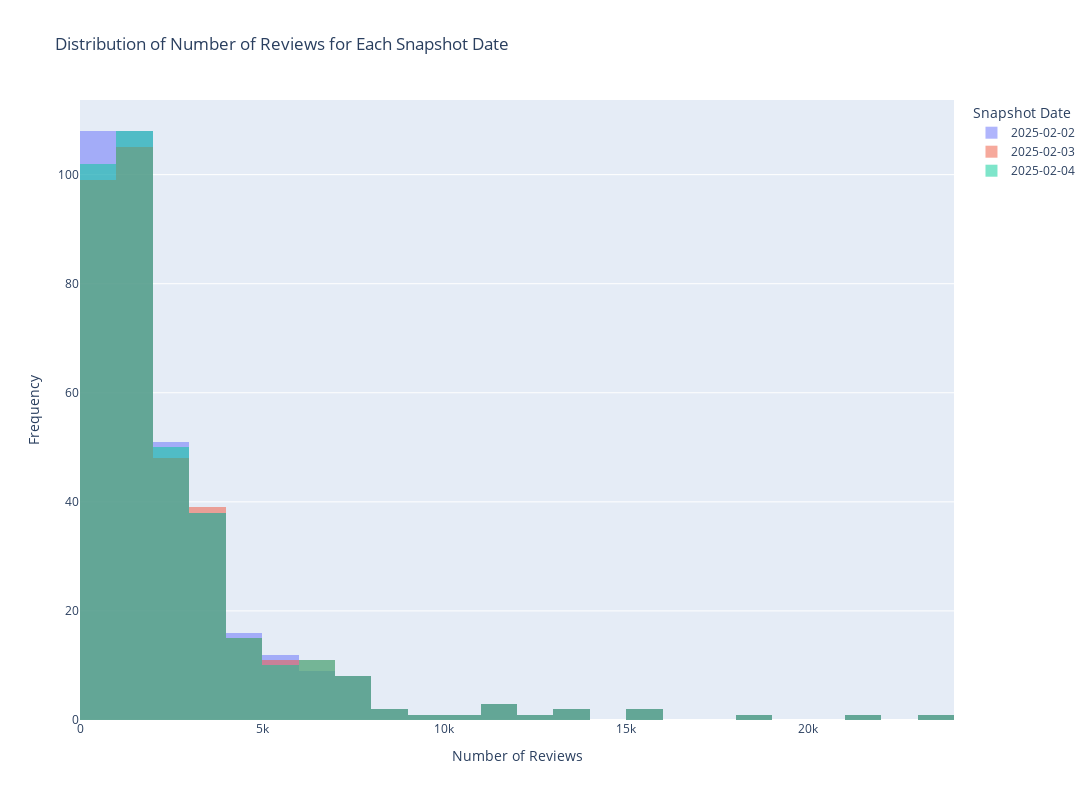

Source (notebook cell):
### Code cell
import plotly.graph_objects as go

fig = go.Figure()

for date in snapshot_dates:
    data = number_of_reviews[number_of_reviews['snapshot_date'] == date]['number_of_reviews'].dropna()
    fig.add_trace(go.Histogram(x=data, name=str(date), opacity=0.5, autobinx=True))

# Update layout for better visualization
fig.update_layout(
    title= "Distribution of Number of Reviews for Each Snapshot Date",
    xaxis_title="Number of Reviews",
    yaxis_title="Frequency",
    barmode="overlay",  # Makes histograms overlap
    legend_title="Snapshot Date",
    width=1400,  # Increase figure width
    height=800   # Increase figure height
)

# Show interactive plot
fig.show()

### Figure 1 — Plotly figure (JSON) as saved in the notebook; plotly's stock layout.template omitted (floating-point values rounded to 4 significant figures; data arrays with more than 128 entries replaced by an {"elided": "..."} marker saying what was removed)
{"data": [{"autobinx": true, "name": "2025-02-02", "opacity": 0.5, "type": "histogram", "x": {"elided": "365 float values"}}, {"autobinx": true, "name": "2025-02-03", "opacity": 0.5, "type": "histogram", "x": {"elided": "351 float values"}}, {"autobinx": true, "name": "2025-02-04", "opacity": 0.5, "type": "histogram", "x": {"elided": "357 float values"}}], "layout": {"barmode": "overlay", "height": 800, "legend": {"title": {"text": "Snapshot Date"}}, "title": {"text": "Distribution of Number of Reviews for Each Snapshot Date"}, "width": 1400, "xaxis": {"title": {"text": "Number of Reviews"}}, "yaxis": {"title": {"text": "Frequency"}}}}
